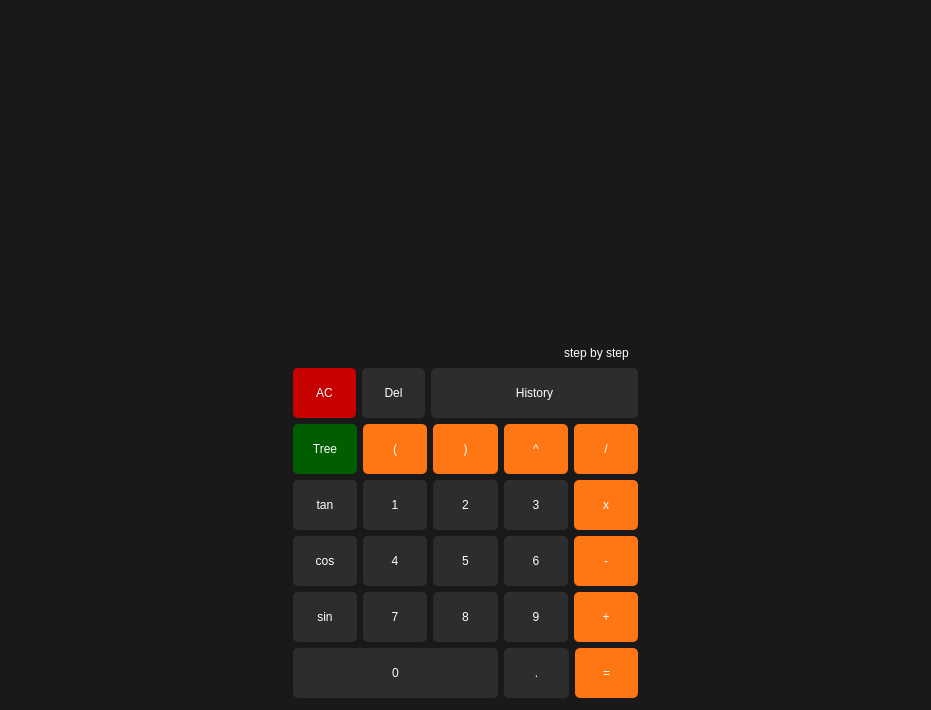
<?xml version="1.0" encoding="UTF-8"?>
<ui version="4.0">
 <class>calculator</class>
 <widget class="QDialog" name="calculator">
  <property name="geometry">
   <rect>
    <x>0</x>
    <y>0</y>
    <width>931</width>
    <height>710</height>
   </rect>
  </property>
  <property name="windowTitle">
   <string>calculator</string>
  </property>
  <property name="styleSheet">
   <string notr="true">color:white;
background-color:rgb(25, 25, 25);</string>
  </property>
  <layout class="QHBoxLayout" name="horizontalLayout_3">
   <property name="leftMargin">
    <number>50</number>
   </property>
   <property name="rightMargin">
    <number>50</number>
   </property>
   <item>
    <spacer name="horizontalSpacer">
     <property name="orientation">
      <enum>Qt::Horizontal</enum>
     </property>
     <property name="sizeHint" stdset="0">
      <size>
       <width>40</width>
       <height>20</height>
      </size>
     </property>
    </spacer>
   </item>
   <item>
    <widget class="QWidget" name="centrl" native="true">
     <property name="sizePolicy">
      <sizepolicy hsizetype="Preferred" vsizetype="Preferred">
       <horstretch>0</horstretch>
       <verstretch>0</verstretch>
      </sizepolicy>
     </property>
     <property name="minimumSize">
      <size>
       <width>0</width>
       <height>0</height>
      </size>
     </property>
     <property name="styleSheet">
      <string notr="true"/>
     </property>
     <layout class="QVBoxLayout" name="central">
      <property name="topMargin">
       <number>1</number>
      </property>
      <property name="bottomMargin">
       <number>1</number>
      </property>
      <item>
       <spacer name="verticalSpacer_2">
        <property name="orientation">
         <enum>Qt::Vertical</enum>
        </property>
        <property name="sizeType">
         <enum>QSizePolicy::Preferred</enum>
        </property>
        <property name="sizeHint" stdset="0">
         <size>
          <width>20</width>
          <height>370</height>
         </size>
        </property>
       </spacer>
      </item>
      <item>
       <widget class="QWidget" name="widget" native="true">
        <property name="sizePolicy">
         <sizepolicy hsizetype="Preferred" vsizetype="Preferred">
          <horstretch>0</horstretch>
          <verstretch>0</verstretch>
         </sizepolicy>
        </property>
        <property name="minimumSize">
         <size>
          <width>90</width>
          <height>0</height>
         </size>
        </property>
        <layout class="QVBoxLayout" name="verticalLayout_2">
         <property name="topMargin">
          <number>1</number>
         </property>
         <property name="bottomMargin">
          <number>1</number>
         </property>
         <item>
          <widget class="QTextBrowser" name="input">
           <property name="sizePolicy">
            <sizepolicy hsizetype="Preferred" vsizetype="Preferred">
             <horstretch>0</horstretch>
             <verstretch>10</verstretch>
            </sizepolicy>
           </property>
           <property name="minimumSize">
            <size>
             <width>0</width>
             <height>20</height>
            </size>
           </property>
           <property name="styleSheet">
            <string notr="true">border:1px rgb(53, 53, 53);
border-radius:5px;</string>
           </property>
           <property name="readOnly">
            <bool>true</bool>
           </property>
          </widget>
         </item>
         <item>
          <widget class="QTextEdit" name="textEdit">
           <property name="sizePolicy">
            <sizepolicy hsizetype="Preferred" vsizetype="Preferred">
             <horstretch>0</horstretch>
             <verstretch>30</verstretch>
            </sizepolicy>
           </property>
           <property name="minimumSize">
            <size>
             <width>0</width>
             <height>40</height>
            </size>
           </property>
           <property name="styleSheet">
            <string notr="true">border:1px rgb(53, 53, 53);
border-radius:5px;
</string>
           </property>
          </widget>
         </item>
         <item>
          <spacer name="verticalSpacer_4">
           <property name="orientation">
            <enum>Qt::Vertical</enum>
           </property>
           <property name="sizeType">
            <enum>QSizePolicy::Preferred</enum>
           </property>
           <property name="sizeHint" stdset="0">
            <size>
             <width>20</width>
             <height>10</height>
            </size>
           </property>
          </spacer>
         </item>
         <item>
          <layout class="QHBoxLayout" name="horizontalLayout">
           <property name="topMargin">
            <number>0</number>
           </property>
           <item>
            <widget class="QLineEdit" name="result">
             <property name="styleSheet">
              <string notr="true">border:1px rgb(53, 53, 53);
border-radius:5px;</string>
             </property>
            </widget>
           </item>
           <item>
            <widget class="QPushButton" name="step">
             <property name="enabled">
              <bool>true</bool>
             </property>
             <property name="styleSheet">
              <string notr="true">

#step:hover
{
background-color:rgb(77, 77, 77);
}
#step
{
border:1px rgb(53, 53, 53);
border-radius:5px;
background-colorrgb:(25, 25, 25);
font: 75 9pt &quot;MS Shell Dlg 2&quot;;
}</string>
             </property>
             <property name="text">
              <string>step by step</string>
             </property>
            </widget>
           </item>
          </layout>
         </item>
        </layout>
       </widget>
      </item>
      <item>
       <spacer name="verticalSpacer_3">
        <property name="orientation">
         <enum>Qt::Vertical</enum>
        </property>
        <property name="sizeType">
         <enum>QSizePolicy::Preferred</enum>
        </property>
        <property name="sizeHint" stdset="0">
         <size>
          <width>20</width>
          <height>15</height>
         </size>
        </property>
       </spacer>
      </item>
      <item>
       <layout class="QHBoxLayout" name="horizontalLayout_4">
        <property name="topMargin">
         <number>0</number>
        </property>
        <property name="bottomMargin">
         <number>0</number>
        </property>
        <item>
         <widget class="QPushButton" name="clear">
          <property name="minimumSize">
           <size>
            <width>63</width>
            <height>50</height>
           </size>
          </property>
          <property name="styleSheet">
           <string notr="true">
#clear:hover
{
background-color:rgb(218, 0, 0)
}
#clear
{
font: 75 10pt &quot;MS Shell Dlg 2&quot;;
border:1px rgb(53, 53, 53);
border-radius:5px;
background-color:rgb(199, 0, 0)
}

</string>
          </property>
          <property name="text">
           <string>AC</string>
          </property>
         </widget>
        </item>
        <item>
         <widget class="QPushButton" name="back">
          <property name="minimumSize">
           <size>
            <width>63</width>
            <height>50</height>
           </size>
          </property>
          <property name="styleSheet">
           <string notr="true">
#back:hover
{
background-color:rgb(77, 77, 77);
}
#back
{
font: 75 10pt &quot;MS Shell Dlg 2&quot;;
border:1px rgb(53, 53, 53);
border-radius:5px;
background-color:rgb(45, 45, 45);
}

</string>
          </property>
          <property name="text">
           <string>Del</string>
          </property>
         </widget>
        </item>
        <item>
         <widget class="QPushButton" name="history">
          <property name="sizePolicy">
           <sizepolicy hsizetype="MinimumExpanding" vsizetype="Fixed">
            <horstretch>0</horstretch>
            <verstretch>0</verstretch>
           </sizepolicy>
          </property>
          <property name="minimumSize">
           <size>
            <width>133</width>
            <height>50</height>
           </size>
          </property>
          <property name="styleSheet">
           <string notr="true">
#history:hover
{
background-color:rgb(77, 77, 77);
}
#history
{
font: 75 10pt &quot;MS Shell Dlg 2&quot;;
border:1px rgb(53, 53, 53);
border-radius:5px;
background-color:rgb(45, 45, 45);
}

</string>
          </property>
          <property name="text">
           <string>History</string>
          </property>
         </widget>
        </item>
       </layout>
      </item>
      <item>
       <layout class="QHBoxLayout" name="horizontalLayout_5">
        <property name="topMargin">
         <number>0</number>
        </property>
        <property name="bottomMargin">
         <number>0</number>
        </property>
        <item>
         <widget class="QPushButton" name="tree">
          <property name="minimumSize">
           <size>
            <width>50</width>
            <height>50</height>
           </size>
          </property>
          <property name="styleSheet">
           <string notr="true">
#tree:hover
{
background-color:rgb(0, 113, 0)
}
#tree
{
font: 75 14pt &quot;MS Shell Dlg 2&quot;;
border:1px rgb(53, 53, 53);
border-radius:5px;
background-color:rgb(0, 93, 0);
}</string>
          </property>
          <property name="text">
           <string>Tree</string>
          </property>
         </widget>
        </item>
        <item>
         <widget class="QPushButton" name="p_o">
          <property name="enabled">
           <bool>true</bool>
          </property>
          <property name="sizePolicy">
           <sizepolicy hsizetype="Minimum" vsizetype="Fixed">
            <horstretch>0</horstretch>
            <verstretch>0</verstretch>
           </sizepolicy>
          </property>
          <property name="minimumSize">
           <size>
            <width>50</width>
            <height>50</height>
           </size>
          </property>
          <property name="maximumSize">
           <size>
            <width>16777215</width>
            <height>16777215</height>
           </size>
          </property>
          <property name="styleSheet">
           <string notr="true">
#p_o:hover
{
background-color:rgb(255, 143, 51)
}
#p_o
{
font: 75 14pt &quot;MS Shell Dlg 2&quot;;
border:1px rgb(53, 53, 53);
border-radius:5px;
background-color:rgb(255, 118, 20)
}

</string>
          </property>
          <property name="text">
           <string>(</string>
          </property>
          <property name="checkable">
           <bool>false</bool>
          </property>
         </widget>
        </item>
        <item>
         <widget class="QPushButton" name="p_c">
          <property name="enabled">
           <bool>true</bool>
          </property>
          <property name="sizePolicy">
           <sizepolicy hsizetype="Minimum" vsizetype="Fixed">
            <horstretch>0</horstretch>
            <verstretch>0</verstretch>
           </sizepolicy>
          </property>
          <property name="minimumSize">
           <size>
            <width>50</width>
            <height>50</height>
           </size>
          </property>
          <property name="maximumSize">
           <size>
            <width>16777215</width>
            <height>16777215</height>
           </size>
          </property>
          <property name="mouseTracking">
           <bool>false</bool>
          </property>
          <property name="styleSheet">
           <string notr="true">
#p_c:hover
{
background-color:rgb(255, 143, 51)
}
#p_c
{
font: 75 14pt &quot;MS Shell Dlg 2&quot;;
border:1px rgb(53, 53, 53);
border-radius:5px;
background-color:rgb(255, 118, 20)
}



</string>
          </property>
          <property name="text">
           <string>)</string>
          </property>
          <property name="checkable">
           <bool>false</bool>
          </property>
          <property name="autoDefault">
           <bool>true</bool>
          </property>
         </widget>
        </item>
        <item>
         <widget class="QPushButton" name="pow">
          <property name="sizePolicy">
           <sizepolicy hsizetype="Minimum" vsizetype="Fixed">
            <horstretch>0</horstretch>
            <verstretch>0</verstretch>
           </sizepolicy>
          </property>
          <property name="minimumSize">
           <size>
            <width>50</width>
            <height>50</height>
           </size>
          </property>
          <property name="maximumSize">
           <size>
            <width>16777215</width>
            <height>16777215</height>
           </size>
          </property>
          <property name="styleSheet">
           <string notr="true">
#pow:hover
{
background-color:rgb(255, 143, 51)
}
#pow
{
font: 75 14pt &quot;MS Shell Dlg 2&quot;;
border:1px rgb(53, 53, 53);
border-radius:5px;
background-color:rgb(255, 118, 20)
}

</string>
          </property>
          <property name="text">
           <string>^</string>
          </property>
         </widget>
        </item>
        <item>
         <widget class="QPushButton" name="div">
          <property name="sizePolicy">
           <sizepolicy hsizetype="Minimum" vsizetype="Fixed">
            <horstretch>0</horstretch>
            <verstretch>0</verstretch>
           </sizepolicy>
          </property>
          <property name="minimumSize">
           <size>
            <width>50</width>
            <height>50</height>
           </size>
          </property>
          <property name="maximumSize">
           <size>
            <width>16777215</width>
            <height>16777215</height>
           </size>
          </property>
          <property name="layoutDirection">
           <enum>Qt::LeftToRight</enum>
          </property>
          <property name="styleSheet">
           <string notr="true">
#div:hover
{
background-color:rgb(255, 143, 51)
}
#div
{
font: 75 14pt &quot;MS Shell Dlg 2&quot;;
border:1px rgb(53, 53, 53);
border-radius:5px;
background-color:rgb(255, 118, 20)
}


</string>
          </property>
          <property name="text">
           <string>/</string>
          </property>
         </widget>
        </item>
       </layout>
      </item>
      <item>
       <layout class="QHBoxLayout" name="horizontalLayout_6">
        <property name="topMargin">
         <number>0</number>
        </property>
        <item>
         <widget class="QPushButton" name="tan">
          <property name="minimumSize">
           <size>
            <width>50</width>
            <height>50</height>
           </size>
          </property>
          <property name="styleSheet">
           <string notr="true">
#tan:hover
{
background-color:rgb(77, 77, 77);
}
#tan
{
font: 75 14pt &quot;MS Shell Dlg 2&quot;;
border:1px rgb(53, 53, 53);
border-radius:5px;
background-color:rgb(45, 45, 45);
}</string>
          </property>
          <property name="text">
           <string>tan</string>
          </property>
         </widget>
        </item>
        <item>
         <widget class="QPushButton" name="one">
          <property name="sizePolicy">
           <sizepolicy hsizetype="Minimum" vsizetype="Fixed">
            <horstretch>0</horstretch>
            <verstretch>0</verstretch>
           </sizepolicy>
          </property>
          <property name="minimumSize">
           <size>
            <width>50</width>
            <height>50</height>
           </size>
          </property>
          <property name="maximumSize">
           <size>
            <width>16777215</width>
            <height>16777215</height>
           </size>
          </property>
          <property name="styleSheet">
           <string notr="true">
#one:hover
{
background-color:rgb(77, 77, 77);
}
#one
{
font: 75 14pt &quot;MS Shell Dlg 2&quot;;
border:1px rgb(53, 53, 53);
border-radius:5px;
background-color:rgb(45, 45, 45);
}

</string>
          </property>
          <property name="text">
           <string>1</string>
          </property>
         </widget>
        </item>
        <item>
         <widget class="QPushButton" name="two">
          <property name="sizePolicy">
           <sizepolicy hsizetype="Minimum" vsizetype="Fixed">
            <horstretch>0</horstretch>
            <verstretch>0</verstretch>
           </sizepolicy>
          </property>
          <property name="minimumSize">
           <size>
            <width>50</width>
            <height>50</height>
           </size>
          </property>
          <property name="maximumSize">
           <size>
            <width>16777215</width>
            <height>16777215</height>
           </size>
          </property>
          <property name="styleSheet">
           <string notr="true">
#two:hover
{
background-color:rgb(77, 77, 77);
}
#two
{
font: 75 14pt &quot;MS Shell Dlg 2&quot;;
border:1px rgb(53, 53, 53);
border-radius:5px;
background-color:rgb(45, 45, 45);
}

</string>
          </property>
          <property name="text">
           <string>2</string>
          </property>
         </widget>
        </item>
        <item>
         <widget class="QPushButton" name="three">
          <property name="minimumSize">
           <size>
            <width>50</width>
            <height>50</height>
           </size>
          </property>
          <property name="maximumSize">
           <size>
            <width>16777215</width>
            <height>16777215</height>
           </size>
          </property>
          <property name="styleSheet">
           <string notr="true">
#three:hover
{
background-color:rgb(77, 77, 77);
}
#three
{
font: 75 14pt &quot;MS Shell Dlg 2&quot;;
border:1px rgb(53, 53, 53);
border-radius:5px;
background-color:rgb(45, 45, 45);
}

</string>
          </property>
          <property name="text">
           <string>3</string>
          </property>
         </widget>
        </item>
        <item>
         <widget class="QPushButton" name="mul">
          <property name="minimumSize">
           <size>
            <width>50</width>
            <height>50</height>
           </size>
          </property>
          <property name="maximumSize">
           <size>
            <width>16777215</width>
            <height>16777215</height>
           </size>
          </property>
          <property name="styleSheet">
           <string notr="true">
#mul:hover
{
background-color:rgb(255, 143, 51)
}
#mul
{
font: 75 14pt &quot;MS Shell Dlg 2&quot;;
border:1px rgb(53, 53, 53);
border-radius:5px;
background-color:rgb(255, 118, 20)
}

</string>
          </property>
          <property name="text">
           <string>x</string>
          </property>
         </widget>
        </item>
       </layout>
      </item>
      <item>
       <layout class="QHBoxLayout" name="horizontalLayout_7">
        <property name="topMargin">
         <number>0</number>
        </property>
        <item>
         <widget class="QPushButton" name="cos">
          <property name="minimumSize">
           <size>
            <width>50</width>
            <height>50</height>
           </size>
          </property>
          <property name="styleSheet">
           <string notr="true">
#cos:hover
{
background-color:rgb(77, 77, 77);
}
#cos
{
font: 75 14pt &quot;MS Shell Dlg 2&quot;;
border:1px rgb(53, 53, 53);
border-radius:5px;
background-color:rgb(45, 45, 45);
}</string>
          </property>
          <property name="text">
           <string>cos</string>
          </property>
         </widget>
        </item>
        <item>
         <widget class="QPushButton" name="four">
          <property name="minimumSize">
           <size>
            <width>50</width>
            <height>50</height>
           </size>
          </property>
          <property name="styleSheet">
           <string notr="true">
#four:hover
{
background-color:rgb(77, 77, 77);
}
#four
{
font: 75 14pt &quot;MS Shell Dlg 2&quot;;
border:1px rgb(53, 53, 53);
border-radius:5px;
background-color:rgb(45, 45, 45);
}

</string>
          </property>
          <property name="text">
           <string>4</string>
          </property>
         </widget>
        </item>
        <item>
         <widget class="QPushButton" name="five">
          <property name="minimumSize">
           <size>
            <width>50</width>
            <height>50</height>
           </size>
          </property>
          <property name="styleSheet">
           <string notr="true">
#five:hover
{
background-color:rgb(77, 77, 77);
}
#five
{
font: 75 14pt &quot;MS Shell Dlg 2&quot;;
border:1px rgb(53, 53, 53);
border-radius:5px;
background-color:rgb(45, 45, 45);
}

</string>
          </property>
          <property name="text">
           <string>5</string>
          </property>
         </widget>
        </item>
        <item>
         <widget class="QPushButton" name="six">
          <property name="minimumSize">
           <size>
            <width>50</width>
            <height>50</height>
           </size>
          </property>
          <property name="styleSheet">
           <string notr="true">
#six:hover
{
background-color:rgb(77, 77, 77);
}
#six
{
font: 75 14pt &quot;MS Shell Dlg 2&quot;;
border:1px rgb(53, 53, 53);
border-radius:5px;
background-color:rgb(45, 45, 45);
}

</string>
          </property>
          <property name="text">
           <string>6</string>
          </property>
         </widget>
        </item>
        <item>
         <widget class="QPushButton" name="minus">
          <property name="minimumSize">
           <size>
            <width>50</width>
            <height>50</height>
           </size>
          </property>
          <property name="styleSheet">
           <string notr="true">
#minus:hover
{
background-color:rgb(255, 143, 51)
}
#minus
{
font: 75 14pt &quot;MS Shell Dlg 2&quot;;
border:1px rgb(53, 53, 53);
border-radius:5px;
background-color:rgb(255, 118, 20)
}

</string>
          </property>
          <property name="text">
           <string>-</string>
          </property>
         </widget>
        </item>
       </layout>
      </item>
      <item>
       <layout class="QHBoxLayout" name="horizontalLayout_8">
        <property name="topMargin">
         <number>0</number>
        </property>
        <item>
         <widget class="QPushButton" name="sin">
          <property name="minimumSize">
           <size>
            <width>50</width>
            <height>50</height>
           </size>
          </property>
          <property name="styleSheet">
           <string notr="true">
#sin:hover
{
background-color:rgb(77, 77, 77);
}
#sin
{
font: 75 14pt &quot;MS Shell Dlg 2&quot;;
border:1px rgb(53, 53, 53);
border-radius:5px;
background-color:rgb(45, 45, 45);
}</string>
          </property>
          <property name="text">
           <string>sin</string>
          </property>
         </widget>
        </item>
        <item>
         <widget class="QPushButton" name="seven">
          <property name="minimumSize">
           <size>
            <width>50</width>
            <height>50</height>
           </size>
          </property>
          <property name="styleSheet">
           <string notr="true">
#seven:hover
{
background-color:rgb(77, 77, 77);
}
#seven
{
font: 75 14pt &quot;MS Shell Dlg 2&quot;;
border:1px rgb(53, 53, 53);
border-radius:5px;
background-color:rgb(45, 45, 45);
}

</string>
          </property>
          <property name="text">
           <string>7</string>
          </property>
         </widget>
        </item>
        <item>
         <widget class="QPushButton" name="eight">
          <property name="minimumSize">
           <size>
            <width>50</width>
            <height>50</height>
           </size>
          </property>
          <property name="styleSheet">
           <string notr="true">
#eight:hover
{
background-color:rgb(77, 77, 77);
}
#eight
{
font: 75 14pt &quot;MS Shell Dlg 2&quot;;
border:1px rgb(53, 53, 53);
border-radius:5px;
background-color:rgb(45, 45, 45);
}

</string>
          </property>
          <property name="text">
           <string>8</string>
          </property>
         </widget>
        </item>
        <item>
         <widget class="QPushButton" name="nine">
          <property name="minimumSize">
           <size>
            <width>50</width>
            <height>50</height>
           </size>
          </property>
          <property name="styleSheet">
           <string notr="true">
#nine:hover
{
background-color:rgb(77, 77, 77);
}
#nine
{
font: 75 14pt &quot;MS Shell Dlg 2&quot;;
border:1px rgb(53, 53, 53);
border-radius:5px;
background-color:rgb(45, 45, 45);
}

</string>
          </property>
          <property name="text">
           <string>9</string>
          </property>
         </widget>
        </item>
        <item>
         <widget class="QPushButton" name="add">
          <property name="minimumSize">
           <size>
            <width>50</width>
            <height>50</height>
           </size>
          </property>
          <property name="styleSheet">
           <string notr="true">
#add:hover
{
background-color:rgb(255, 143, 51)
}
#add
{
font: 75 14pt &quot;MS Shell Dlg 2&quot;;
border:1px rgb(53, 53, 53);
border-radius:5px;
background-color:rgb(255, 118, 20)
}

</string>
          </property>
          <property name="text">
           <string>+</string>
          </property>
         </widget>
        </item>
       </layout>
      </item>
      <item>
       <layout class="QHBoxLayout" name="horizontalLayout_9">
        <property name="topMargin">
         <number>0</number>
        </property>
        <item>
         <widget class="QPushButton" name="zero">
          <property name="sizePolicy">
           <sizepolicy hsizetype="MinimumExpanding" vsizetype="Fixed">
            <horstretch>0</horstretch>
            <verstretch>0</verstretch>
           </sizepolicy>
          </property>
          <property name="minimumSize">
           <size>
            <width>205</width>
            <height>50</height>
           </size>
          </property>
          <property name="styleSheet">
           <string notr="true">
#zero:hover
{
background-color:rgb(77, 77, 77);
}
#zero
{
font: 75 14pt &quot;MS Shell Dlg 2&quot;;
border:1px rgb(53, 53, 53);
border-radius:5px;
background-color:rgb(45, 45, 45);
}

</string>
          </property>
          <property name="text">
           <string>0</string>
          </property>
         </widget>
        </item>
        <item>
         <widget class="QPushButton" name="dot">
          <property name="sizePolicy">
           <sizepolicy hsizetype="Minimum" vsizetype="Fixed">
            <horstretch>0</horstretch>
            <verstretch>0</verstretch>
           </sizepolicy>
          </property>
          <property name="minimumSize">
           <size>
            <width>65</width>
            <height>50</height>
           </size>
          </property>
          <property name="styleSheet">
           <string notr="true">
#dot:hover
{
background-color:rgb(77, 77, 77);
}
#dot
{
font: 75 14pt &quot;MS Shell Dlg 2&quot;;
border:1px rgb(53, 53, 53);
border-radius:5px;
background-color:rgb(45, 45, 45);
}

</string>
          </property>
          <property name="text">
           <string>.</string>
          </property>
         </widget>
        </item>
        <item>
         <widget class="QPushButton" name="equal">
          <property name="sizePolicy">
           <sizepolicy hsizetype="Minimum" vsizetype="Fixed">
            <horstretch>0</horstretch>
            <verstretch>0</verstretch>
           </sizepolicy>
          </property>
          <property name="minimumSize">
           <size>
            <width>63</width>
            <height>50</height>
           </size>
          </property>
          <property name="styleSheet">
           <string notr="true">
#equal:hover
{
background-color:rgb(255, 143, 51)
}
#equal
{
font: 75 14pt &quot;MS Shell Dlg 2&quot;;
border:1px rgb(53, 53, 53);
border-radius:5px;
background-color:rgb(255, 118, 20)
}

</string>
          </property>
          <property name="text">
           <string>=</string>
          </property>
         </widget>
        </item>
       </layout>
      </item>
      <item>
       <spacer name="verticalSpacer">
        <property name="orientation">
         <enum>Qt::Vertical</enum>
        </property>
        <property name="sizeHint" stdset="0">
         <size>
          <width>20</width>
          <height>40</height>
         </size>
        </property>
       </spacer>
      </item>
     </layout>
    </widget>
   </item>
   <item>
    <spacer name="horizontalSpacer_2">
     <property name="orientation">
      <enum>Qt::Horizontal</enum>
     </property>
     <property name="sizeHint" stdset="0">
      <size>
       <width>40</width>
       <height>20</height>
      </size>
     </property>
    </spacer>
   </item>
  </layout>
 </widget>
 <resources/>
 <connections/>
</ui>
